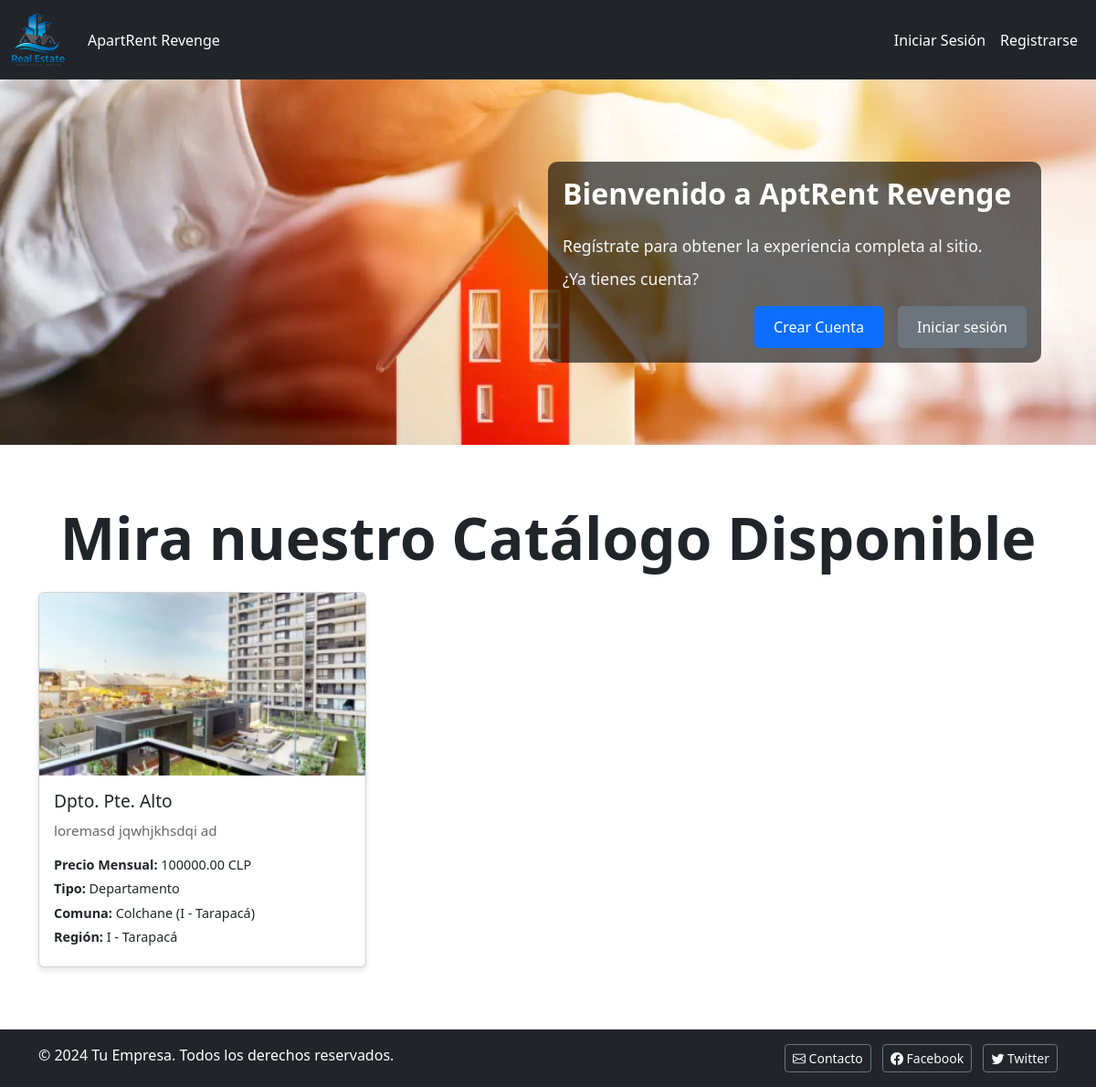
The page / on the database its author committed.
### aptrent/models.py (models this page shows, shortened)
class Inmueble(models.Model):
    TIPO_INMUEBLE_CHOICES = (
        ('casa', 'Casa'),
        ('departamento', 'Departamento'),
        ('oficina', 'Oficina'),
    )
    nombre = models.CharField(max_length=200)
    descripcion = models.TextField()
    m2_construidos = models.FloatField()
    m2_totales = models.FloatField()
    estacionamientos = models.IntegerField()
    habitaciones = models.IntegerField()
    banos = models.IntegerField()
    direccion = models.CharField(max_length=200)
    comuna = models.ForeignKey('Comuna', on_delete=models.CASCADE, blank=True, null=True)  # Relación con Comuna
    region = models.ForeignKey('Region', on_delete=models.CASCADE, blank=True, null=True)  # Relación con Region
    tipo_inmueble = models.CharField(max_length=50, choices=TIPO_INMUEBLE_CHOICES)
    precio_mensual = models.DecimalField(max_digits=10, decimal_places=2)
    propietario = models.ForeignKey('auth.User', on_delete=models.CASCADE)

class Comuna(models.Model):
    nombre = models.CharField(max_length=100)       # Ejemplo: "Providencia"
    region = models.ForeignKey('Region', on_delete=models.CASCADE)  # Relación con Region
    def __str__(self):
        return f"{self.nombre} ({self.region})"

class Region(models.Model):
    numero_romano = models.CharField(max_length=10, unique=True)  # Ejemplo: "XIII"
    nombre = models.CharField(max_length=100, unique=True)       # Ejemplo: "Metropolitana de Santiago"
    def __str__(self):
        return f"{self.numero_romano} - {self.nombre}"

### aptrent/views.py (the view)
# urls.py: path('', index, name='index'),
def index(request):
    inmuebles = Inmueble.objects.filter(comuna__isnull=False, region__isnull=False)
    if request.method == 'POST':
        formlog = AuthenticationForm(request, data=request.POST)
        if formlog.is_valid():
            user = formlog.get_user()
            login(request, user)
            user_profile = user.userprofile  # Accede al perfil del usuario
            if user_profile.user_type == 'arrendatario':
                return redirect('arrendatarios')  # Redirige a la vista de arrendatarios
            elif user_profile.user_type == 'arrendador':
                return redirect('arrendadores')  # Redirige a la vista de arrendadores
            return redirect('index')  # Redirige al home si no tiene tipo
    else:
        formlog = AuthenticationForm()
    if request.method == 'POST':
        formreg = CustomUserCreationForm(request.POST)
        if formreg.is_valid():
            formreg.save()
            user = formreg.save()
            login(request, user)
            return redirect('index')  # Cambia a la URL que desees
    else:
        formreg = CustomUserCreationForm()
    return render(request, 'aptrent/index.html', {
            'inmuebles': inmuebles,
            'formlog': formlog,
            'formreg': formreg
        }
    )

### aptrent/templates/aptrent/index.html
{% extends 'aptrent/layout/base.html' %}
{% load static %}
{% block content %}
    <header class="header-bg d-flex justify-content-center align-items-center text-white p-5">
    <div class="container d-flex justify-content-end">
        <div class="bg-text-header w-40 text-start p-3">
            {% if user.is_authenticated %}
                <h2>Bienvenido, {{ user.first_name }}</h2>
            {% else %}
                <h2>Bienvenido a AptRent Revenge</h2>
                <div class="mt-4">
                    <p>Regístrate para obtener la experiencia completa al sitio.</p>
                    <p>¿Ya tienes cuenta?</p>
                    <div class="d-flex gap-3 mt-3 justify-content-end">
                        <a href="" data-bs-toggle="modal" data-bs-target="#registroModal" class="btn btn-primary">Crear Cuenta</a>
                        <a href="" data-bs-toggle="modal" data-bs-target="#loginModal" class="btn btn-secondary">Iniciar sesión</a>
                    </div>
                </div>
            {% endif %}
        </div>
    </div>
</header>
    {% include 'aptrent/inmuebles/lista_inmuebles_publica.html' %}
{% endblock %}

### aptrent/templates/aptrent/inmuebles/lista_inmuebles_publica.html
{% load static %}
{% block content %}
<div class="container w-90 my-5">
<h2 class="display-3 text-center fw-bold my-3">Mira nuestro Catálogo Disponible</h2>
<div class="card-container ">
    {% for inmueble in inmuebles %}
    <div class="card">
        <div class="card-image">
            {% if inmueble.tipo_inmueble == 'casa' %}
                <img src="{% static 'images/casa.webp' %}" alt="Imagen de {{ inmueble.tipo_inmueble }}">
            {% elif inmueble.tipo_inmueble == 'departamento' %}
                <img src="{% static 'images/departamento.webp' %}" alt="Imagen de {{ inmueble.tipo_inmueble }}">
            {% elif inmueble.tipo_inmueble == 'oficina' %}
                <img src="{% static 'images/oficina.webp' %}" alt="Imagen de {{ inmueble.tipo_inmueble }}">
            {% else %}
                <img src="https://via.placeholder.com/300x200" alt="Sin Imagen">
            {% endif %}
        </div>
        <div class="card-content">
            <h3>{{ inmueble.nombre }}</h3>
            <p>{{ inmueble.descripcion|truncatewords:20 }}</p>
            <ul>
                <li><strong>Precio Mensual:</strong> {{ inmueble.precio_mensual }} CLP</li>
                <li><strong>Tipo:</strong> {{ inmueble.get_tipo_inmueble_display }}</li>
                <li><strong>Comuna:</strong> {{ inmueble.comuna }}</li>
                <li><strong>Región:</strong> {{ inmueble.region }}</li>
            </ul>
        </div>
    </div>
    {% empty %}
    <p>No hay inmuebles disponibles.</p>
    {% endfor %}
</div>
</div>
{% endblock %}

### aptrent/static/css/styles.css (style rules this page uses)
html, body { height: 100%; margin: 0; font-family: 'Arial', sans-serif; }
.header-bg { background-image: url('../images/hdr.webp'); height: 400px; background-size: cover; background-position: center; color: white; position: relative; display: flex; justify-content: center; align-items: center; padding: 50px 0; }
.header-bg h2 { font-size: 2rem; font-weight: bold; margin-bottom: 20px; }
.header-bg p { font-size: 1.1rem; margin: 10px 0; color: #f8f9fa; }
.bg-text-header { background-color: rgba(0, 0, 0, 0.6); padding: 20px 30px; border-radius: 10px; width: 50%; text-align: left; }
.header-bg .btn { font-size: 1rem; padding: 10px 20px; border-radius: 5px; }
.gap-3 { gap: 15px; }
.mt-4 { margin-top: 1.5rem; }
.mt-3 { margin-top: 1rem; }
.container { max-width: 1200px; margin: 0 auto; }
.d-flex { display: flex !important; }
.justify-content-center { justify-content: center !important; }
.justify-content-end { justify-content: flex-end !important; }
.align-items-center { align-items: center !important; }
.text-white { color: white !important; }
.text-start { text-align: left !important; }
.card-container { display: grid; grid-template-columns: repeat(auto-fill, minmax(300px, 1fr)); gap: 20px; margin: 20px 0; padding: 0; list-style: none; }
.card { background: #fff; border: 1px solid #ddd; border-radius: 8px; box-shadow: 0 4px 6px rgba(0, 0, 0, 0.1); overflow: hidden; display: flex; flex-direction: column; transition: transform 0.3s, box-shadow 0.3s; }
.card-image img { width: 100%; height: 200px; object-fit: cover; }
.card-content { padding: 16px; }
.card-content h3 { margin: 0 0 10px; font-size: 1.2em; }
.card-content p { margin: 0 0 15px; font-size: 0.95em; color: #666; }
.card-content ul { padding: 0; margin: 0; list-style: none; }
.card-content ul li { font-size: 0.9em; margin: 5px 0; }

### rows shown on the page
Inmueble: tipo_inmueble (picture), nombre "Dpto. Pte. Alto", descripcion "loremasd jqwhjkhsdqi ad", precio_mensual "100000.00", tipo_inmueble "Departamento", comuna "Colchane (I - Tarapacá)", region "I - Tarapacá"
